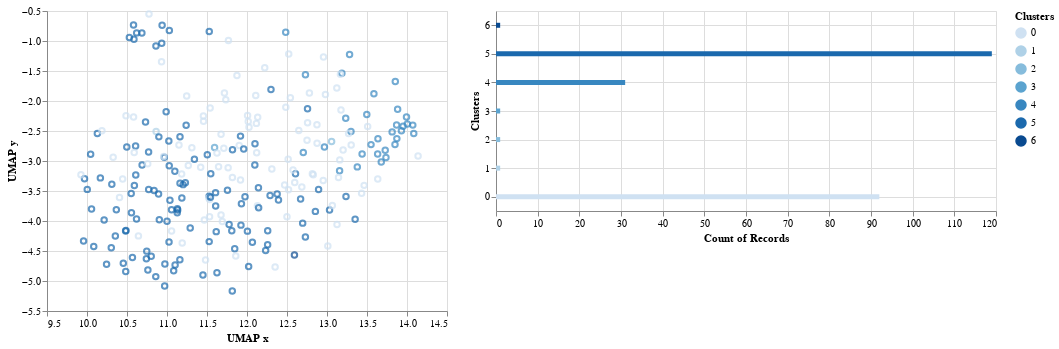

Here is the notebook cell this chart was saved with:
### Markdown cell above
### Create histogram plot of ontologies:

### Code cell
# Create the base chart:
hist_base = alt.Chart(vis_data).mark_bar().encode(
    x = 'count()',
    y = 'Clusters',
    color = 'Clusters'
).properties(
    width = 500,
    height = 200
).transform_filter(
    ROI
)

# Filter by interaction:
# hist = hist_base.encode()


# Display for dev purposes:
scatter | hist_base

### Figure 1 — Vega-Lite specification as saved in the notebook (floating-point values rounded to 4 significant figures; data arrays with more than 128 entries replaced by an {"elided": "..."} marker saying what was removed)
{"config": {"view": {"continuousWidth": 400, "continuousHeight": 300}}, "hconcat": [{"mark": "point", "encoding": {"color": {"type": "quantitative", "field": "Clusters"}, "x": {"type": "quantitative", "field": "UMAP x", "scale": {"zero": false}}, "y": {"type": "quantitative", "field": "UMAP y", "scale": {"zero": false}}}, "selection": {"selector007": {"type": "interval"}}}, {"mark": "bar", "encoding": {"color": {"type": "quantitative", "field": "Clusters"}, "x": {"type": "quantitative", "aggregate": "count"}, "y": {"type": "quantitative", "field": "Clusters"}}, "height": 200, "transform": [{"filter": {"selection": "selector007"}}], "width": 500}], "data": {"name": "data-3940cff064c2f0084b16fc44855db42b"}, "$schema": "https://vega.github.io/schema/vega-lite/v4.8.1.json", "datasets": {"data-3940cff064c2f0084b16fc44855db42b": {"elided": "246 records"}}}
